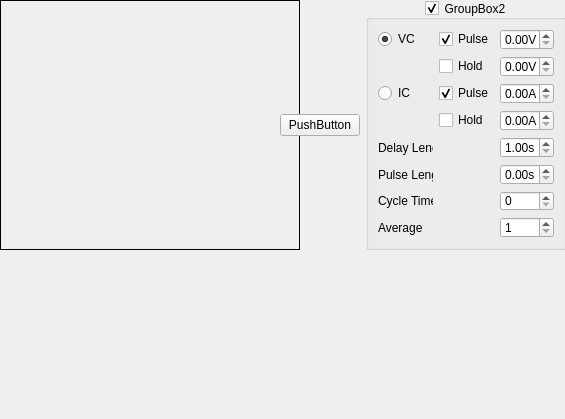
<?xml version="1.0" encoding="UTF-8"?>
<ui version="4.0">
 <class>Form</class>
 <widget class="QWidget" name="Form">
  <property name="geometry">
   <rect>
    <x>0</x>
    <y>0</y>
    <width>565</width>
    <height>419</height>
   </rect>
  </property>
  <property name="sizePolicy">
   <sizepolicy hsizetype="Preferred" vsizetype="Preferred">
    <horstretch>100</horstretch>
    <verstretch>100</verstretch>
   </sizepolicy>
  </property>
  <property name="minimumSize">
   <size>
    <width>300</width>
    <height>100</height>
   </size>
  </property>
  <property name="windowTitle">
   <string>Patch</string>
  </property>
  <widget class="QWidget" name="centralwidget">
   <property name="geometry">
    <rect>
     <x>0</x>
     <y>0</y>
     <width>566</width>
     <height>250</height>
    </rect>
   </property>
   <layout class="QHBoxLayout" name="horizontalLayout">
    <item>
     <widget class="QFrame" name="frame">
      <property name="minimumSize">
       <size>
        <width>300</width>
        <height>0</height>
       </size>
      </property>
      <property name="frameShape">
       <enum>QFrame::Panel</enum>
      </property>
      <property name="frameShadow">
       <enum>QFrame::Plain</enum>
      </property>
     </widget>
    </item>
    <item>
     <widget class="QPushButton" name="pushButton">
      <property name="text">
       <string>PushButton</string>
      </property>
     </widget>
    </item>
    <item>
     <widget class="QGroupBox" name="groupBox_2">
      <property name="sizePolicy">
       <sizepolicy hsizetype="Fixed" vsizetype="Fixed">
        <horstretch>0</horstretch>
        <verstretch>0</verstretch>
       </sizepolicy>
      </property>
      <property name="minimumSize">
       <size>
        <width>200</width>
        <height>200</height>
       </size>
      </property>
      <property name="title">
       <string>GroupBox2</string>
      </property>
      <property name="alignment">
       <set>Qt::AlignCenter</set>
      </property>
      <property name="flat">
       <bool>false</bool>
      </property>
      <property name="checkable">
       <bool>true</bool>
      </property>
      <layout class="QGridLayout" name="gridLayout_2">
       <item row="0" column="0">
        <widget class="QRadioButton" name="vcModeRadio">
         <property name="text">
          <string>VC</string>
         </property>
         <property name="checked">
          <bool>true</bool>
         </property>
        </widget>
       </item>
       <item row="0" column="1">
        <widget class="QCheckBox" name="vcPulseCheck">
         <property name="text">
          <string>Pulse</string>
         </property>
         <property name="checked">
          <bool>true</bool>
         </property>
        </widget>
       </item>
       <item row="0" column="2">
        <widget class="SpinBox" name="vcPulseSpin">
         <property name="suffix">
          <string>V</string>
         </property>
        </widget>
       </item>
       <item row="1" column="1">
        <widget class="QCheckBox" name="vcHoldCheck">
         <property name="text">
          <string>Hold</string>
         </property>
        </widget>
       </item>
       <item row="1" column="2">
        <widget class="SpinBox" name="vcHoldSpin">
         <property name="suffix">
          <string>V</string>
         </property>
        </widget>
       </item>
       <item row="2" column="0">
        <widget class="QRadioButton" name="icModeRadio">
         <property name="text">
          <string>IC</string>
         </property>
        </widget>
       </item>
       <item row="2" column="1">
        <widget class="QCheckBox" name="icPulseCheck">
         <property name="text">
          <string>Pulse</string>
         </property>
         <property name="checked">
          <bool>true</bool>
         </property>
        </widget>
       </item>
       <item row="2" column="2">
        <widget class="SpinBox" name="icPulseSpin">
         <property name="suffix">
          <string>A</string>
         </property>
        </widget>
       </item>
       <item row="3" column="1">
        <widget class="QCheckBox" name="icHoldCheck">
         <property name="text">
          <string>Hold</string>
         </property>
        </widget>
       </item>
       <item row="3" column="2">
        <widget class="SpinBox" name="icHoldSpin">
         <property name="suffix">
          <string>A</string>
         </property>
        </widget>
       </item>
       <item row="4" column="1">
        <spacer name="verticalSpacer">
         <property name="orientation">
          <enum>Qt::Vertical</enum>
         </property>
         <property name="sizeHint" stdset="0">
          <size>
           <width>20</width>
           <height>40</height>
          </size>
         </property>
        </spacer>
       </item>
       <item row="5" column="0">
        <widget class="QLabel" name="label_4">
         <property name="text">
          <string>Delay Length</string>
         </property>
        </widget>
       </item>
       <item row="5" column="2">
        <widget class="SpinBox" name="delayTimeSpin">
         <property name="suffix">
          <string>s</string>
         </property>
         <property name="minimum">
          <double>1.000000000000000</double>
         </property>
         <property name="maximum">
          <double>10000.000000000000000</double>
         </property>
         <property name="singleStep">
          <double>1.000000000000000</double>
         </property>
        </widget>
       </item>
       <item row="6" column="0">
        <widget class="QLabel" name="label_3">
         <property name="text">
          <string>Pulse Length</string>
         </property>
        </widget>
       </item>
       <item row="6" column="2">
        <widget class="QDoubleSpinBox" name="pulseTimeSpin">
         <property name="suffix">
          <string>s</string>
         </property>
         <property name="singleStep">
          <double>1.000000000000000</double>
         </property>
        </widget>
       </item>
       <item row="7" column="0">
        <widget class="QLabel" name="label">
         <property name="text">
          <string>Cycle Time</string>
         </property>
        </widget>
       </item>
       <item row="7" column="2">
        <widget class="QSpinBox" name="cycleTimeSpin">
         <property name="sizePolicy">
          <sizepolicy hsizetype="Minimum" vsizetype="Preferred">
           <horstretch>0</horstretch>
           <verstretch>0</verstretch>
          </sizepolicy>
         </property>
        </widget>
       </item>
       <item row="8" column="0">
        <widget class="QLabel" name="label_2">
         <property name="text">
          <string>Average</string>
         </property>
        </widget>
       </item>
       <item row="8" column="2">
        <widget class="QSpinBox" name="averageSpin">
         <property name="sizePolicy">
          <sizepolicy hsizetype="Minimum" vsizetype="Preferred">
           <horstretch>0</horstretch>
           <verstretch>0</verstretch>
          </sizepolicy>
         </property>
         <property name="minimum">
          <number>1</number>
         </property>
         <property name="maximum">
          <number>100</number>
         </property>
         <property name="value">
          <number>1</number>
         </property>
        </widget>
       </item>
      </layout>
     </widget>
    </item>
   </layout>
  </widget>
 </widget>
 <customwidgets>
  <customwidget>
   <class>SpinBox</class>
   <extends>QDoubleSpinBox</extends>
   <header>pyqtgraph</header>
  </customwidget>
 </customwidgets>
 <resources/>
 <connections/>
</ui>
